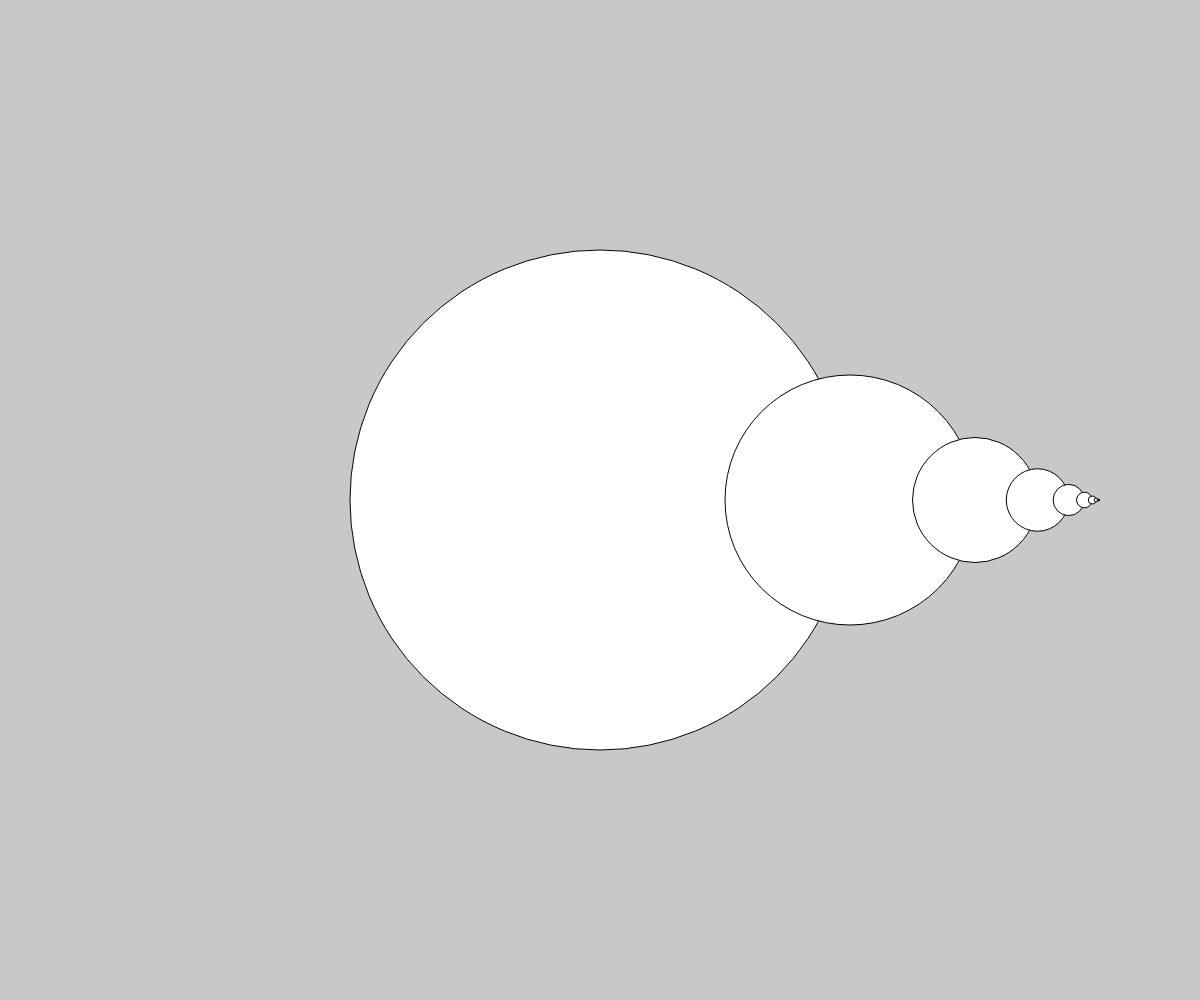
Frame 1 (no input)
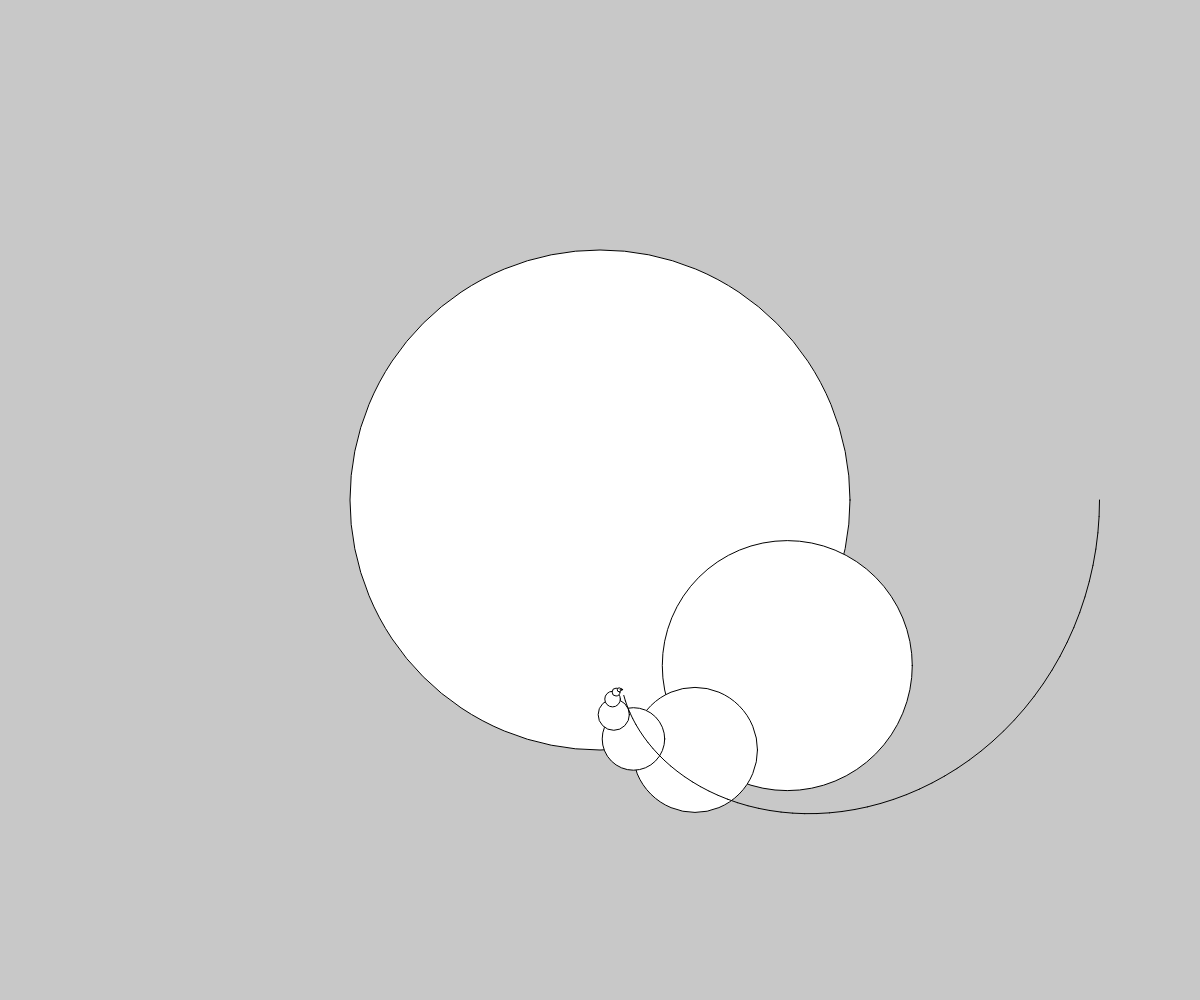
Frame 60 (no input)
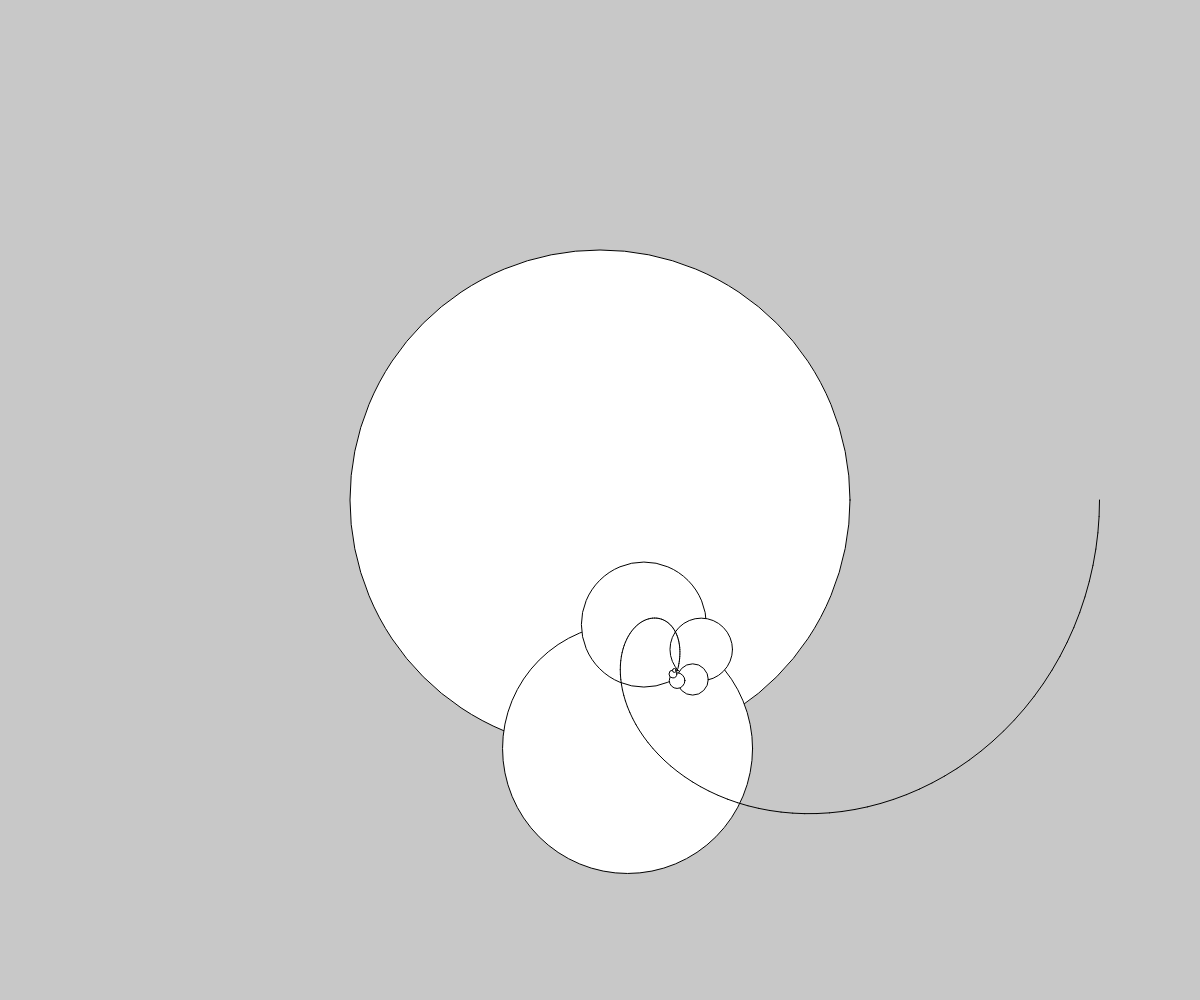
Frame 120 (the mouse pressed at the canvas centre since frame 60)

The p5.js sketch that drew these frames (run headless with seeded random() and noise() and a simulated clock; from frame 60 on, the mouse is pressed at the canvas centre):

// p5.js sketch
// ── sketch.js
const BACKGROUND_COLOR = [200, 200, 200];
let windowMin;

let circles = [];
let points = [];

for (let i = 0; i < 10; i++) {
	let radius = Math.pow(0.5, i);
	circles.push({radius, phase: 0});
}

function setup() {
	createCanvas(windowWidth, windowHeight);
	scaleContent();
}

function draw() {
	background(...BACKGROUND_COLOR);
	const currentPoint = {x: 0, y: 0};
	for (let i in circles) {
		const circle = circles[i];
		ellipse(width / 2 + (currentPoint.x * windowMin / 4), height / 2 + (currentPoint.y * windowMin / 4), circle.radius * windowMin / 2);
		 const nextStep = polarToCartesian(circle.radius, circle.phase);
		 currentPoint.x += nextStep.x;
		 currentPoint.y += nextStep.y;
		 circle.phase += (Math.PI / 256) * Math.pow((i + 1), 0.5);
		 if (i == circles.length - 1) {
			points.push(currentPoint);
		 }
	}
	for (let pointIndex = 0; pointIndex < points.length - 2; pointIndex++) {
		const currentpoint = points[pointIndex];
		const nextPoint = points[pointIndex + 1];
		line(currentpoint.x * windowMin / 4 + width / 2, currentpoint.y * windowMin / 4 + height / 2, nextPoint.x * windowMin / 4 + width / 2, nextPoint.y * windowMin / 4 + height / 2);
	}
}

function windowResized() {
	resizeCanvas(windowWidth, windowHeight);
	scaleContent();
}

function scaleContent() {
	windowMin = Math.min(windowWidth, windowHeight);
}

function polarToCartesian(r, theta) {
	return {x: r * Math.cos(theta), y: r * Math.sin(theta)};
}
